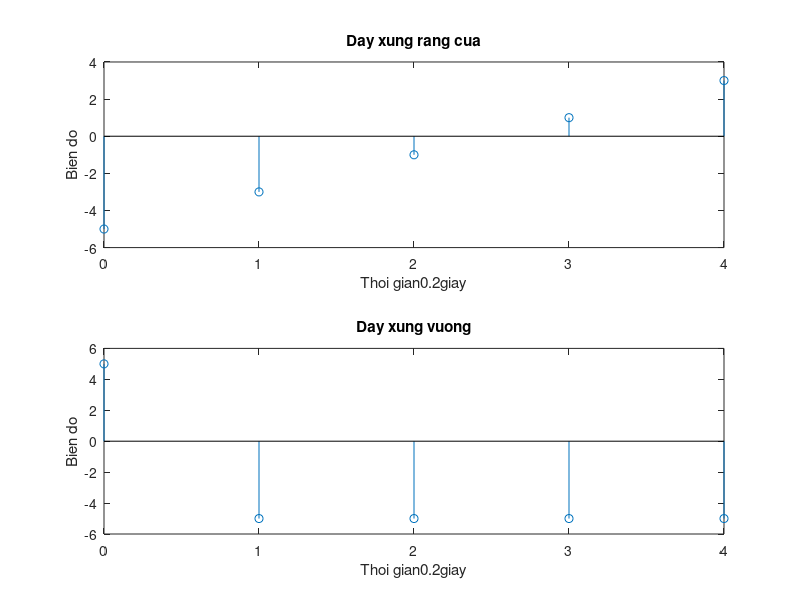

This chart was generated by the following MATLAB code:
%Bai 2.7 day xung vuong va day rang cua tuan hoan co chieu dai L
A=input('Bien do dinh= ' );
L=input('Chieu dai day=' );
N=input('Chu ki cua day=' );
Fs=input('tan so lay mau mong muon=' );
DRX=input('Do rong cua xung vuong=' );
Ts=1/Fs;
t=0:L-1;
x=A*sawtooth(2*pi*t/N);
y=A*square(2*pi*t/N,DRX);
subplot(211);
stem(t,x);
xlabel(['Thoi gian',num2str(Ts),'giay']);
ylabel('Bien do');
title('Day xung rang cua');
subplot(212);
stem(t,y);
xlabel(['Thoi gian',num2str(Ts),'giay']);
ylabel('Bien do');
title('Day xung vuong');

